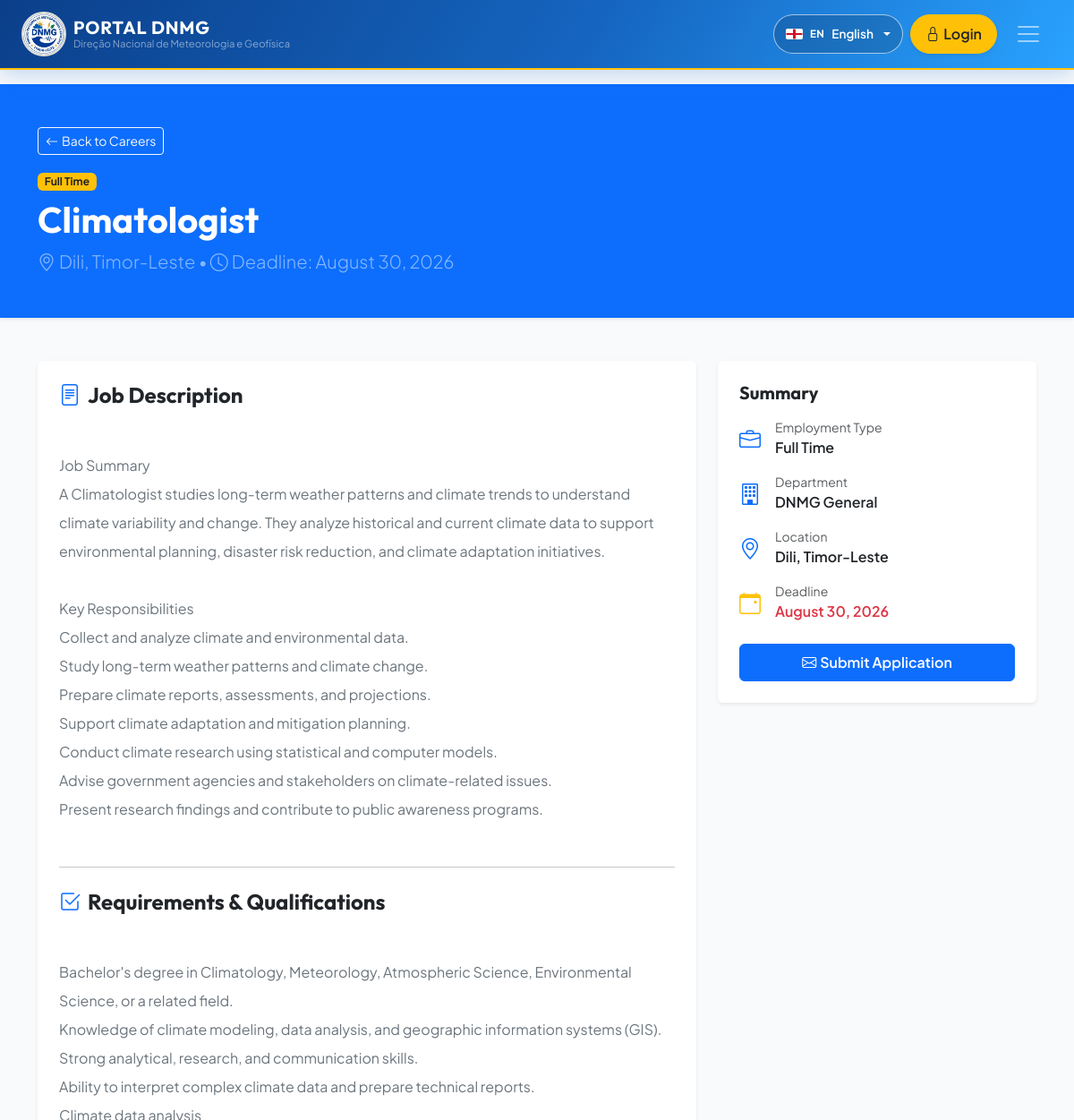
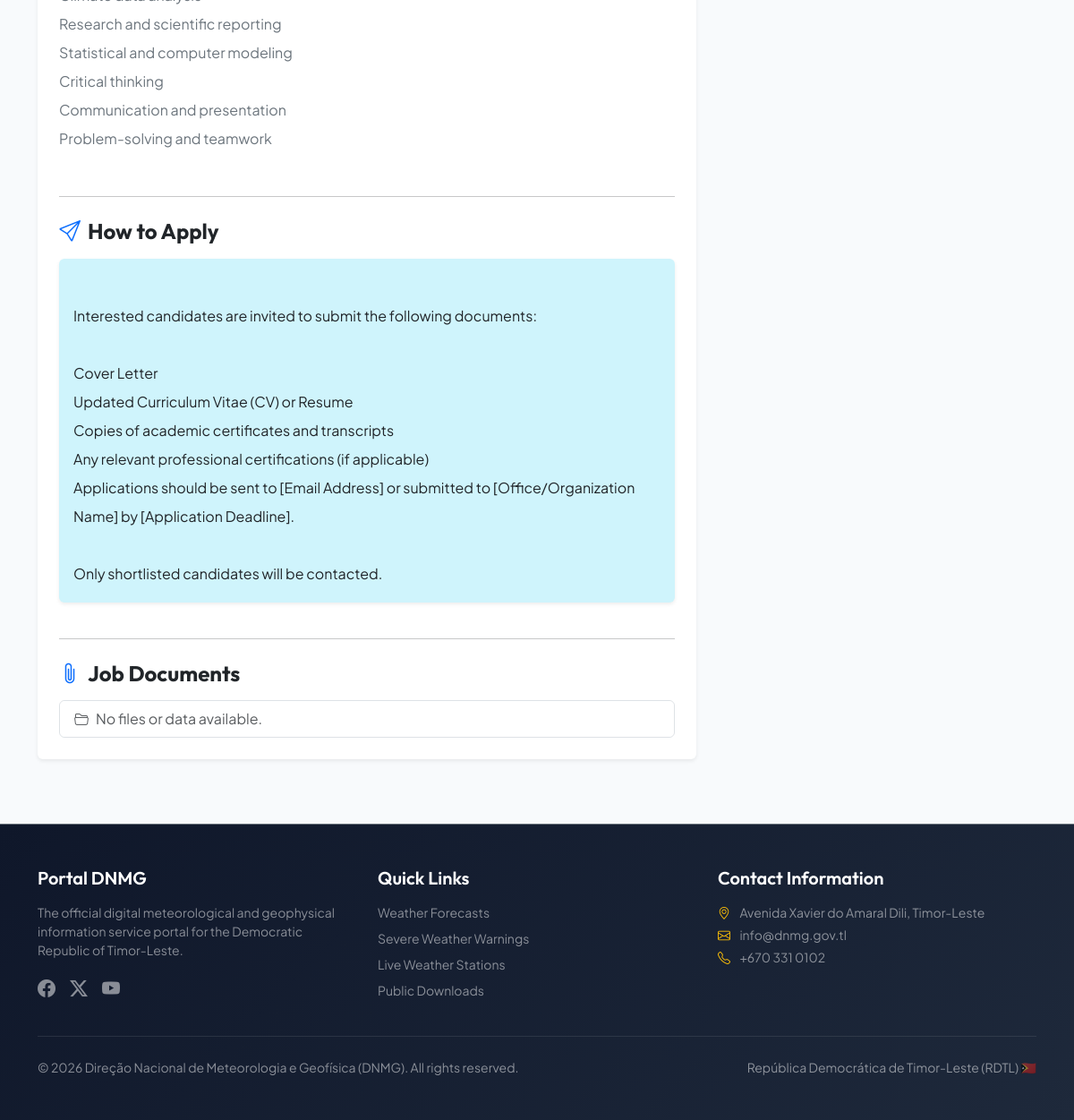
The app's page /en/cms/careers/climatologist-a3f3f4/ with its own data (2 pictures, top to bottom).
### cms/models.py (models this page shows, shortened)
class JobOpening(models.Model):
    class Status(models.TextChoices):
        DRAFT = 'DRAFT', _('Draft')
        OPEN = 'OPEN', _('Open')
        CLOSED = 'CLOSED', _('Closed')
    class EmploymentType(models.TextChoices):
        FULL_TIME = 'FULL_TIME', _('Full Time')
        PART_TIME = 'PART_TIME', _('Part Time')
        CONTRACT = 'CONTRACT', _('Contract')
        INTERNSHIP = 'INTERNSHIP', _('Internship')
        VOLUNTEER = 'VOLUNTEER', _('Volunteer')
    title = models.CharField(max_length=255, verbose_name=_('Job Title'))
    slug = models.SlugField(max_length=280, unique=True, blank=True, verbose_name=_('Slug'))
    department = models.ForeignKey(
        'hr.Department',
        on_delete=models.SET_NULL,
        null=True,
        blank=True,
        related_name='job_openings',
        verbose_name=_('Department'),
    )
    location = models.CharField(max_length=150, default='Dili, Timor-Leste', verbose_name=_('Location'))
    employment_type = models.CharField(
        max_length=20,
        choices=EmploymentType.choices,
        default=EmploymentType.FULL_TIME,
        verbose_name=_('Employment Type')
    )
    description = models.TextField(verbose_name=_('Job Description'))
    requirements = models.TextField(blank=True, verbose_name=_('Requirements'))
    how_to_apply = models.TextField(blank=True, verbose_name=_('How to Apply'))
    application_deadline = models.DateField(null=True, blank=True, verbose_name=_('Application Deadline'))
    status = models.CharField(
        max_length=20,
        choices=Status.choices,
        default=Status.DRAFT,
        verbose_name=_('Status')
    )
    posted_by = models.ForeignKey(
        settings.AUTH_USER_MODEL,
        on_delete=models.SET_NULL,
        null=True,
        blank=True,
        related_name='job_openings',
        verbose_name=_('Posted By')
    )
    created_at = models.DateTimeField(auto_now_add=True)
    updated_at = models.DateTimeField(auto_now=True)
    class Meta:
        ordering = ['-created_at']
        verbose_name = _('Job Opening')
        verbose_name_plural = _('Job Openings')
        constraints = [
            models.CheckConstraint(
                condition=models.Q(employment_type__in=[
                    'FULL_TIME', 'PART_TIME', 'CONTRACT', 'INTERNSHIP', 'VOLUNTEER',
                ]),
                name='cms_job_type_valid',
            ),
            models.CheckConstraint(
                condition=models.Q(status__in=['DRAFT', 'OPEN', 'CLOSED']),
                name='cms_job_status_valid',
            ),
        ]
        indexes = [
            models.Index(fields=['status', '-created_at'], name='cms_job_status_created_idx'),
        ]

class JobOpeningAttachment(models.Model):
    job_opening = models.ForeignKey(
        JobOpening,
        on_delete=models.CASCADE,
        related_name='attachments',
        verbose_name=_('Job Opening')
    )
    file = models.FileField(upload_to='careers/documents/', verbose_name=_('Supporting File'))
    title = models.CharField(max_length=255, blank=True, verbose_name=_('File Title'))
    created_at = models.DateTimeField(auto_now_add=True)
    class Meta:
        ordering = ['created_at', 'id']
        verbose_name = _('Job Opening Attachment')
        verbose_name_plural = _('Job Opening Attachments')

### cms/views.py (the view)
# urls.py: path('careers/<slug:slug>/', views.PublicCareerDetailView.as_view(), name='public_career_detail'),
class PublicCareerDetailView(DetailView):
    model = JobOpening
    template_name = 'cms/public_career_detail.html'
    context_object_name = 'job'
    slug_field = 'slug'
    slug_url_kwarg = 'slug'
    def get_queryset(self):
        return JobOpening.objects.filter(
            status=JobOpening.Status.OPEN
        ).select_related('department').prefetch_related('attachments')

### core/context_processors.py (called while the page is built)
def htmx(request):
    is_htmx = getattr(request, 'htmx', False)
    return {
        'admin_base': 'htmx_admin_base.html' if is_htmx else 'admin_base.html',
        'public_base': 'htmx_public_base.html' if is_htmx else 'base.html',
        'is_htmx': is_htmx,
    }

### core/media.py (called while the page is built)
def media_available(field_file):
    try:
        return bool(field_file and field_file.name and field_file.storage.exists(field_file.name))
    except Exception:
        return False

### core/templatetags/portal_tags.py (called while the page is built)
@register.filter
def media_available(field_file):
    return media_file_available(field_file)

### templates/cms/public_career_detail.html (shortened to what this page needs)
{% extends 'base.html' %}
{% load i18n static portal_tags %}
{% block content %}
<div class="bg-primary text-white py-5 mb-5 shadow-sm">
    <div class="container">
        <a href="{% url 'cms:public_career_list' %}" class="btn btn-outline-light btn-sm mb-3">
            <i class="bi bi-arrow-left me-1"></i>{% translate "Back to Careers" %}
        </a>
        <div class="row align-items-center">
            <div class="col-lg-8">
                <span class="badge bg-warning text-dark me-2">{{ job.get_employment_type_display }}</span>
                <h1 class="fw-bold mt-2 mb-2">{{ job.title }}</h1>
                <p class="lead mb-0 text-white-50">
                    <i class="bi bi-geo-alt me-1"></i>{{ job.location }}
                    {% if job.application_deadline %}
                    &bull; <i class="bi bi-clock me-1"></i>{% translate "Deadline" %}: {{ job.application_deadline|date:"F d, Y" }}
                    {% endif %}
                </p>
            </div>
        </div>
    </div>
</div>
<div class="container mb-5">
    <div class="row g-4">
        <div class="col-lg-8">
            <div class="card border-0 shadow-sm p-4 mb-4">
                <h4 class="fw-bold text-dark mb-3"><i class="bi bi-file-text me-2 text-primary"></i>{% translate "Job Description" %}</h4>
                <div class="text-secondary lh-lg mb-4" style="white-space: pre-line;">
                    {{ job.description }}
                </div>
                {% if job.requirements %}
                <hr class="my-4">
                <h4 class="fw-bold text-dark mb-3"><i class="bi bi-check2-square me-2 text-primary"></i>{% translate "Requirements & Qualifications" %}</h4>
                <div class="text-secondary lh-lg mb-4" style="white-space: pre-line;">
                    {{ job.requirements }}
                </div>
                {% endif %}
                {% if job.how_to_apply %}
                <hr class="my-4">
                <h4 class="fw-bold text-dark mb-3"><i class="bi bi-send me-2 text-primary"></i>{% translate "How to Apply" %}</h4>
                <div class="alert alert-info border-0 shadow-sm text-dark lh-lg" style="white-space: pre-line;">
                    {{ job.how_to_apply }}
                </div>
                {% endif %}
                {% if job.attachments.all %}
                <hr class="my-4">
                <h4 class="fw-bold text-dark mb-3"><i class="bi bi-paperclip me-2 text-primary"></i>{% translate "Job Documents" %}</h4>
                <div class="list-group list-group-flush border rounded">
                    {% for attachment in job.attachments.all %}
                    {% if attachment.file|media_available %}
                    <a href="{{ attachment.file.url }}" target="_blank" class="list-group-item list-group-item-action d-flex align-items-center justify-content-between">
                        <span><i class="bi bi-file-earmark-arrow-down me-2 text-primary"></i>{{ attachment.title|default:attachment.file.name }}</span>
                        <i class="bi bi-download"></i>
                    </a>
                    {% else %}
                    <div class="list-group-item text-muted"><i class="bi bi-folder2-open me-2"></i>{% translate "No files or data available." %}</div>
                    {% endif %}
                    {% endfor %}
                </div>
                {% else %}
                <hr class="my-4">
                <p class="text-muted mb-0"><i class="bi bi-folder2-open me-2"></i>{% translate "No files or data available." %}</p>
                {% endif %}
            </div>
        </div>
        <div class="col-lg-4">
            <div class="card border-0 shadow-sm p-4 sticky-top" style="top: 100px;">
                <h5 class="fw-bold text-dark mb-3">{% translate "Summary" %}</h5>
                <ul class="list-unstyled d-grid gap-3 mb-4">
                    <li class="d-flex align-items-center gap-3">
                        <i class="bi bi-briefcase fs-4 text-primary"></i>
                        <div>
                            <small class="text-muted d-block">{% translate "Employment Type" %}</small>
                            <span class="fw-semibold">{{ job.get_employment_type_display }}</span>
                        </div>
                    </li>
                    <li class="d-flex align-items-center gap-3">
                        <i class="bi bi-building fs-4 text-primary"></i>
                        <div>
                            <small class="text-muted d-block">{% translate "Department" %}</small>
                            <span class="fw-semibold">{{ job.department|default:"DNMG General" }}</span>
                        </div>
                    </li>
                    <li class="d-flex align-items-center gap-3">
                        <i class="bi bi-geo-alt fs-4 text-primary"></i>
                        <div>
                            <small class="text-muted d-block">{% translate "Location" %}</small>
                            <span class="fw-semibold">{{ job.location }}</span>
                        </div>
                    </li>
                    {% if job.application_deadline %}
                    <li class="d-flex align-items-center gap-3">
                        <i class="bi bi-calendar-event fs-4 text-warning"></i>
                        <div>
                            <small class="text-muted d-block">{% translate "Deadline" %}</small>
                            <span class="fw-semibold text-danger">{{ job.application_deadline|date:"F d, Y" }}</span>
                        </div>
                    </li>
                    {% endif %}
                </ul>
                <a href="mailto:info@dnmg.gov.tl?subject=Application for {{ job.title }}" class="btn btn-primary w-100 fw-semibold py-2">
                    <i class="bi bi-envelope me-1"></i>{% translate "Submit Application" %}
                </a>
            </div>
        </div>
    </div>
</div>
{% endblock %}

### static/css/styles.css (style rules this page uses)
:root { --primary: #1565c0; --primary-light: #29a3ff; --primary-dark: #0b3f8a; --accent: #ffc107; --accent-red: #e63946; --secondary: #ff5c8a; --teal: #06b6d4; --dark: #0f172a; --dark-muted: #1e293b; --dark-muted-light: #334155; --light: #f8fafc; --gray-border: #e2e8f0; --font-heading: 'Outfit', sans-serif; --font-body: 'Plus Jakarta Sans', sans-serif; --transition: all 0.3s cubic-bezier(0.4, 0, 0.2, 1); }
body { font-family: var(--font-body); background-color: var(--light); color: var(--dark); overflow-x: hidden; }
.container, .container-fluid, .card, .modal-content { min-width: 0; }
h1, h2, h3, h4, h5, h6 { font-family: var(--font-heading); font-weight: 600; }

### records on screen
JobOpening: employment_type "Full Time", title "Climatologist", location "Dili, Timor-Leste", application_deadline "August 30, 2026", description "Job Summary A Climatologist studies long-term weather patterns and climate trends to understand climate variability and change. They analyze historical and current climate data to support environmental planning, disaster risk reduction, and climate adaptation initiatives. Key Responsibilities Collect and analyze climate and environmental data. Study long-term weather patterns and climate change. Prepare climate reports, assessments, and projections. Support climate adaptation and mitigation planning. Conduct climate research using statistical and computer models. Advise government agencies and stakeholders on climate-related issues. Present research findings and contribute to public…", requirements "Bachelor's degree in Climatology, Meteorology, Atmospheric Science, Environmental Science, or a related field. Knowledge of climate modeling, data analysis, and geographic information systems (GIS). Strong analytical, research, and communication skills. Ability to interpret complex climate data and prepare technical reports. Climate data analysis Research and scientific reporting Statistical and computer modeling Critical thinking Communication and presentation Problem-solving and teamwork", how_to_apply "Interested candidates are invited to submit the following documents: Cover Letter Updated Curriculum Vitae (CV) or Resume Copies of academic certificates and transcripts Any relevant professional certifications (if applicable) Applications should be sent to [Email Address] or submitted to [Office/Organization Name] by [Application Deadline]. Only shortlisted candidates will be contacted.", department "DNMG General"
